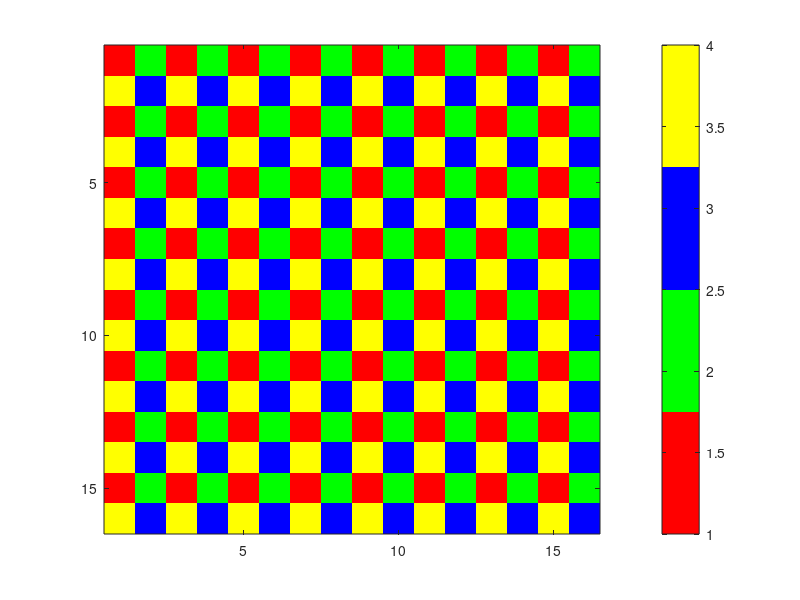

The MATLAB script that drew this image: (Note: this script raises an error after producing the figure.)
% MATLAB Code to Visualize 8-Coloring of a 2D Grid

% Grid dimensions
Nx = 16; % Number of cells in the x-direction
Ny = 16; % Number of cells in the y-direction

% Initialize the grid to store color indices
grid_colors = zeros(Ny, Nx);

% Number of colors
num_colors = 4;

% Assign colors to the grid cells
for i = 1:Nx
    for j = 1:Ny
        % Coloring formula to ensure no adjacent cells share the same color
        % Including edge and diagonal adjacency
        grid_colors(j, i) = mod( ...
            (mod(i - 1, 2) * 4) + ...      % Based on i coordinate
            (mod(j - 1, 2) * 2) + ...      % Based on j coordinate
            mod(i + j - 2, 2), ...         % Combined parity of i and j
            num_colors) + 1;               % Ensure color indices start from 1
    end
end

% Create a colormap with 8 distinct colors
cmap = [
    1, 0, 0;        % Red
    0, 1, 0;        % Green
    0, 0, 1;        % Blue
    1, 1, 0;        % Yellow
];

% Display the grid with colored cells
figure;
imagesc(grid_colors);
colormap(cmap);
colorbar('Ticks', 1:num_colors, 'TickLabels', 1:num_colors);
axis equal tight;
title('8-Coloring of a 2D Grid (No Adjacent Cells Share the Same Color)');
xlabel('X-axis');
ylabel('Y-axis');
set(gca, 'XTick', 1:Nx, 'YTick', 1:Ny, 'TickLength', [0 0]);

% Overlay grid lines for better visualization
hold on;
for k = 0.5:Nx
    plot([k, k], [0.5, Ny+0.5], 'k-');
end
for k = 0.5:Ny
    plot([0.5, Nx+0.5], [k, k], 'k-');
end
hold off;
